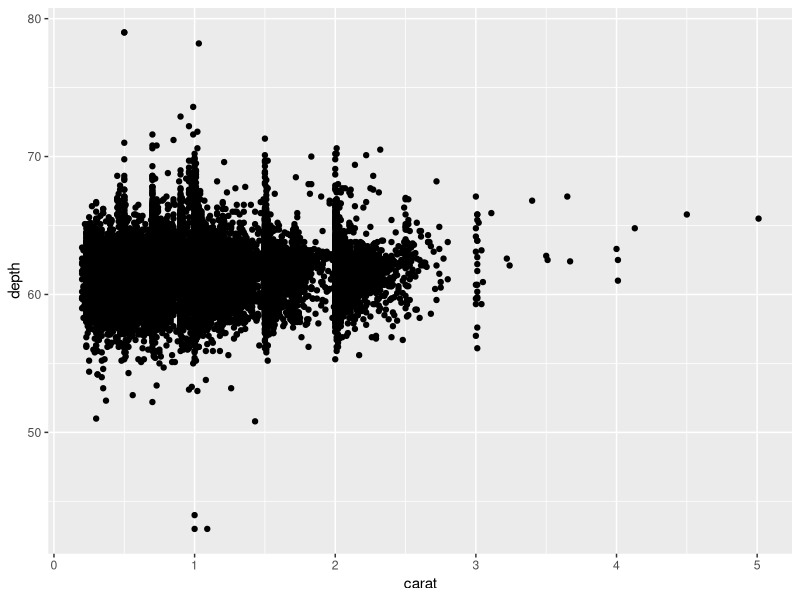
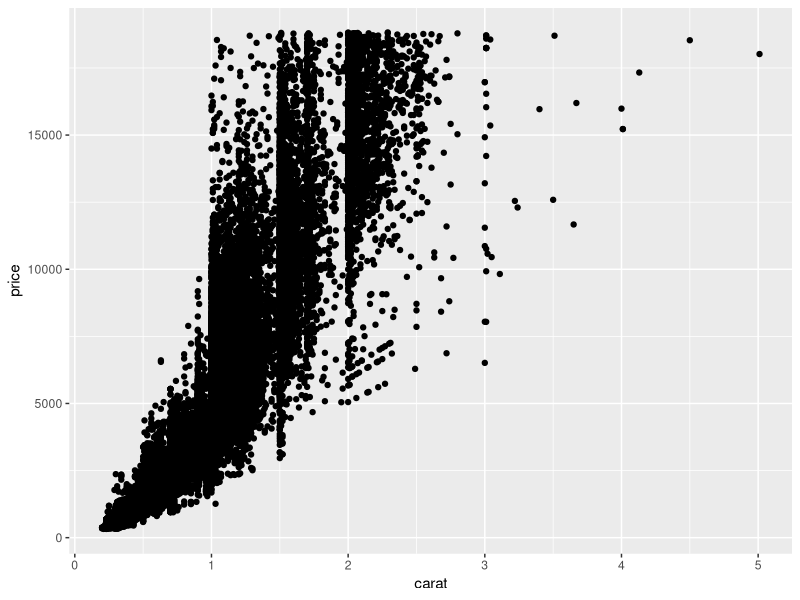
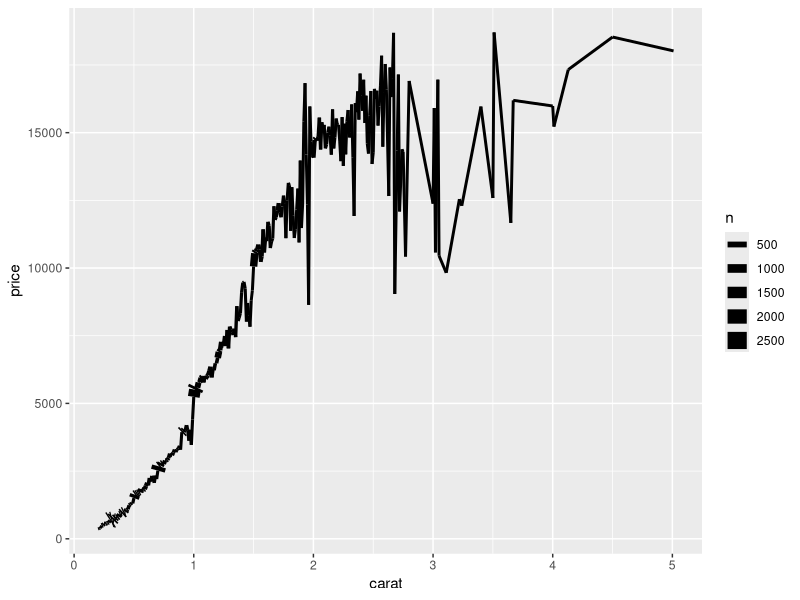

Write the R code that produced these figures, in order. (Note: this script raises an error after producing the figures.)
## ---- chunk 1
library(tidyverse)
# knitr options
knitr::opts_chunk$set(echo = TRUE)
## ---- chunk 2
## NOTE: No need to edit; run and inspect

ggplot(            # 1. Starting a ggplot
  data = diamonds  # 2. Dataset to visualize
) +                # 3. Adding elements to the plot
  geom_point(      # 4. Geometry
    mapping = aes( # 5. `Aes`thetic mapping
      x = carat,   # 5.1. Mapping the `x` variable
      y = depth    # 5.2. Mapping the `y` variable
    )
  )
## ---- chunk 3
## TODO: Complete this code
ggplot(diamonds) +
  geom_point(mapping=aes(
    x = carat,
    y = price
  ))
## ---- chunk 4
## NOTE: This is some more advanced code we'll learn to write later
diamonds %>% 
  group_by(carat) %>% 
  summarize(
    price = mean(price),
    n = n()
  ) %>% 
  
  # This is the focus of this code: Note the 
  # additional `linewidth` argument to aes()
  ggplot() +
  geom_line(aes(x = carat, y = price, linewidth = n))
## ---- chunk 5
## TODO: Complete this code
ggplot(diamonds) +
  geom(mapping=aes(x=price, y=carat, ))
